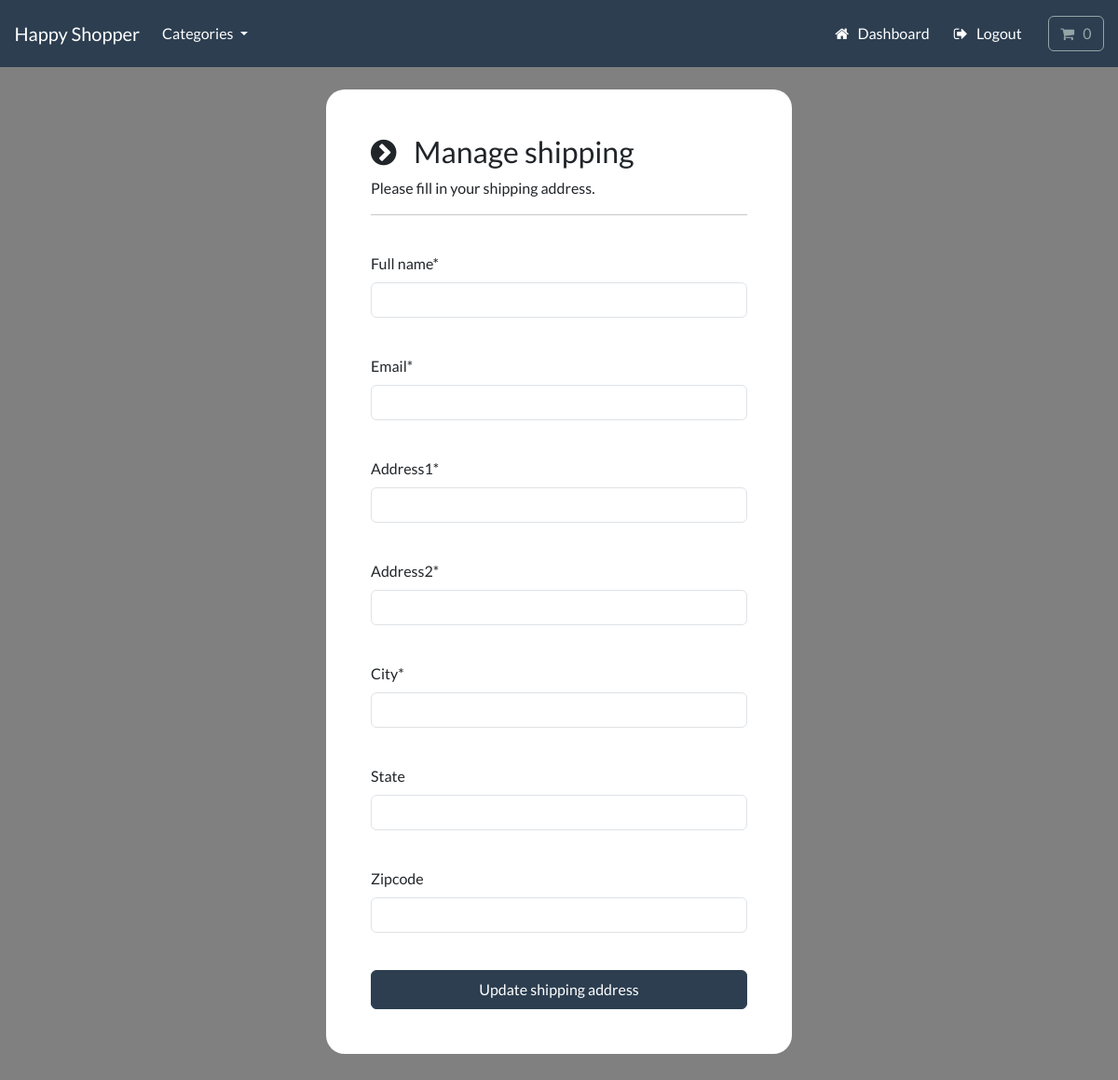
The page /account/manage-shipping (signed in) on the database as committed earlier.
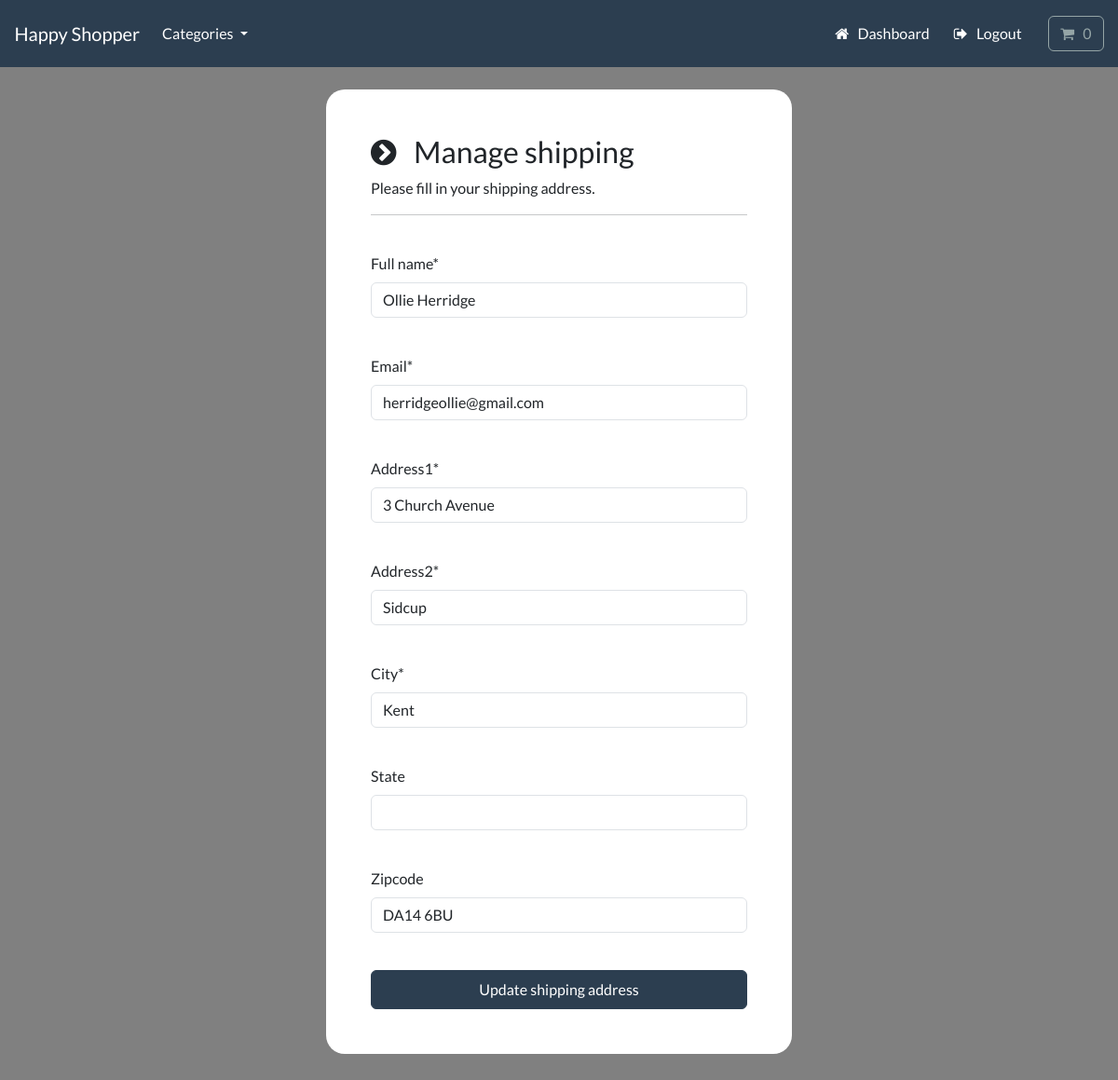
The same page on the database as committed later.
### payment/models.py (models this page shows, shortened)
class ShippingAddress(models.Model):
    full_name = models.CharField(max_length=300)
    email = models.EmailField(max_length=255)
    address1 = models.CharField(max_length=300)
    address2 = models.CharField(max_length=300)
    city = models.CharField(max_length=255)
    state = models.CharField(max_length=255, null=True, blank=True)
    zipcode = models.CharField(max_length=255, null=True, blank=True)
    user = models.ForeignKey(User, on_delete=models.CASCADE, null=True, blank=True)
    class Meta:
        verbose_name_plural = 'Shipping Address'

### account/views.py (the view, shortened to what this page needs)
# urls.py: path('manage-shipping', views.manage_shipping, name='manage-shipping'),
@login_required(login_url='my-login')
def manage_shipping(request):
    try:
        shipping = ShippingAddress.objects.get(user=request.user.id)
    except ShippingAddress.DoesNotExist:
        shipping = None
    form = ShippingForm(instance=shipping)
    context = {'form':form}
    return render(request, 'account/manage-shipping.html', context=context)

### payment/forms.py
class ShippingForm(forms.ModelForm):
    class Meta:
        model = ShippingAddress
        fields = ['full_name', 'email', 'address1', 'address2', 'city', 'state', 'zipcode']
        exclude = ['user',]

### cart/cart.py (called while the page is built)
    def __len__(self):
        return sum(item['qty'] for item in self.cart.values())

### cart/context_processors.py (called while the page is built)
def cart(request):
    return {'cart': Cart(request)}

### store/models.py (called while the page is built)
    def get_absolute_url(self):
        return reverse('list-category', args=[self.slug])

### store/views.py (called while the page is built)
def categories(request):
    all_categories = Category.objects.all()
    return {'all_categories': all_categories}

### account/templates/account/manage-shipping.html (shortened to what this page needs)
{% include "store/base.html" %}
{% load static %}
{% load crispy_forms_tags %}
{% block content %}
    <body>
        <br>
        <div class="container bg-white shadow-md p-5 form-layout">
            <h3> <i class="fa fa-chevron-circle-right" aria-hidden="true"></i> &nbsp; Manage shipping </h3>
            <p> Please fill in your shipping address. </p>
            <hr>
            <br>
            <form method="POST" autocomplete="off">
                {{form.full_name|as_crispy_field}}
                <br>
                {{form.email|as_crispy_field}}
                <br>
                {{form.address1|as_crispy_field}}
                <br>
                {{form.address2|as_crispy_field}}
                <br>
                {{form.city|as_crispy_field}}
                <br>
                {{form.state|as_crispy_field}}
                <br>
                {{form.zipcode|as_crispy_field}}
                <br>
                <button type="submit" class="btn btn-primary navbar-btn text-white w-100 p-2"> Update shipping address </button>
            </form>
        </div>
    </body>
{% endblock %}

### store/templates/store/base.html (shortened to what this page needs)
{% load static %}
<!DOCTYPE html>
<html>
    <head>
        <link rel="stylesheet" href="https://bootswatch.com/5/flatly/bootstrap.min.css">
        <link rel="stylesheet" href="https://cdnjs.cloudflare.com/ajax/libs/font-awesome/4.7.0/css/font-awesome.min.css">
        <link rel="stylesheet" href="{% static 'css/styles.css' %}">
    </head>
    <nav class="navbar navbar-expand-lg bg-primary justify-content-center">
        <a class="navbar-brand main-heading text-white" href="{% url 'store' %}">
        &nbsp; &nbsp; Happy Shopper
        </a>
        <div class="collapse navbar-collapse" id="navbarCollapse">
            <ul class="navbar-nav me-auto mb-2 mb-md-0">
                <li class="nav-item dropdown">
                    <a class="nav-link dropdown-toggle text-white" href="#" id="navbarDropdown" role="button"
                    data-bs-toggle="dropdown" aria-expanded="false">
                        Categories
                    </a>
                </li>
            </ul>
        </div>
        <div class="collapse navbar-collapse text-center" id="navbarNavDropdown">
            <ul class="navbar-nav ms-auto">
                {% if user.is_authenticated %}
                    <li class="nav-item">
                        <a class="btn btn-alert navbar-btn text-white" type="button"  href="{% url 'dashboard' %}"> <i class="fa fa-home" aria-hidden="true"></i> &nbsp; Dashboard </a>
                    </li>
                    {% else %}
                    <li class="nav-item">
                        <a class="btn btn-alert navbar-btn text-white" type="button"  href="{% url 'register' %}"> Register </a>
                    </li>
                {% endif %}
                {% if user.is_authenticated %}
                    <li class="nav-item">
                        <a class="btn btn-alert navbar-btn text-white" type="button"  href="{% url 'user-logout' %}"> <i class="fa fa-sign-out" aria-hidden="true"></i> &nbsp; Logout </a>
                    </li>
                    {% else %}
                    <li class="nav-item">
                        <a class="btn btn-alert navbar-btn text-white" type="button"  href="{% url 'my-login' %}"> Login </a>
                    </li>
                {% endif %}
                <li class="nav-item">
                    <a type="button" role="button" href="{% url 'cart-summary' %}" class="btn btn-outline-secondary">
                        <i class="fa fa-shopping-cart" aria-hidden="true"> </i>
                        <div id="cart-qty" class="d-inline-flex">
                        {% with qty_amount=cart|length %}
                            {% if qty_amount > 0 %}
                                {{ qty_amount }}
                                {% else %}
                                    0
                            {% endif %}
                        {% endwith %}
                        </div>
                    </a>
                </li>
            </ul>
        </div>
    </nav>
    <body>
    </body>
</html>

### static/css/styles.css (style rules this page uses)
.form-layout { border-radius: 20px; width: 500px; }

### account/templates/account/manage-shipping.html (style rules this page uses)
body { background-color: gray; }

Rows that differ between the two databases and show on the page:
added ShippingAddress: full_name "Ollie Herridge", email "herridgeollie@gmail.com", address1 "3 Church Avenue", address2 "Sidcup", city "Kent", zipcode "DA14 6BU"
